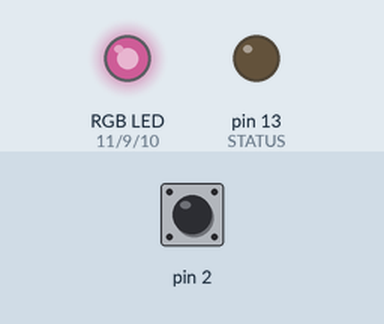
A sketch run on a simulated Arduino Uno, built with avr-gcc and run on an emulated ATmega328P. Parts: an RGB LED mixed from three pins (HIGH = lit), output pins drawn as LEDs (lit = HIGH). The test bench sets the inputs (shaded band); at power-on: pin 2 HIGH. Dim RGB values are drawn brighter than linear.

Above: at 2.75 s.
2.8 s: pin 2 pulled LOW for 0.15 s
At 3.2 s:
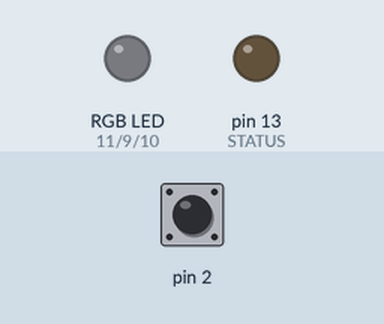
5.9 s: pin 2 pulled LOW for 1 s
At 9.5 s:
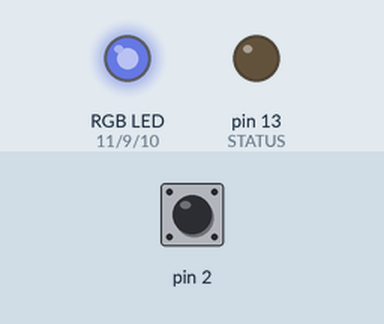
9.9 s: pin 2 pulled LOW for 0.15 s
13.0 s: pin 2 pulled LOW for 3.2 s
At 18.86 s:
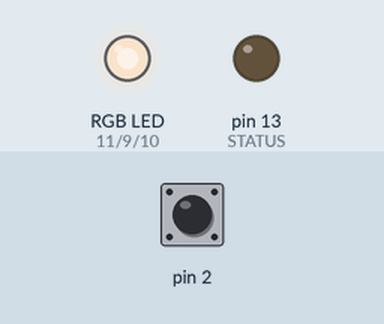
19.0 s: pin 2 pulled LOW for 0.15 s
22.1 s: pin 2 pulled LOW for 1 s
At 26.9 s:
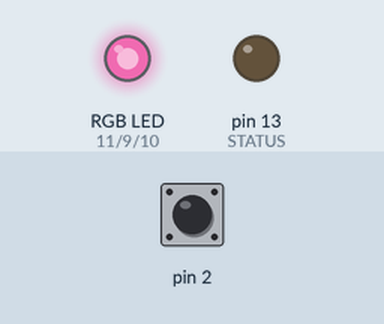
Timing chart, 0 to 35.9 s (numbered marks = the images above; inputs shaded):
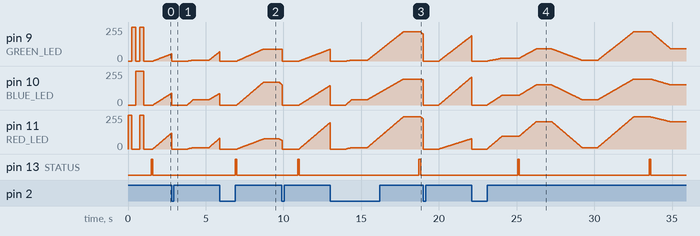

Measured:
- after the input at 13.0 s, pin 13 (STATUS): LOW → HIGH after 5.7 s, → LOW 0.10 s later
- after the input at 22.1 s, pin 13 (STATUS): alternates HIGH for 0.10 s and LOW for 8.4 s, starting after 3.0 s

The sketch:

controller.ino
```cpp
#define RED_LED 11
#define BLUE_LED 10
#define GREEN_LED 9
#define STATUS 13
int brightness = 255;
float gBright = 0;
float rBright = 0;
float bBright = 0;
int fadeSpeed = 10;
int mode = 0;
int maxMode = 2;
bool interruptCalled = false;

void setup() {
  //Setup outputs for LEDs
  pinMode(GREEN_LED, OUTPUT);
  pinMode(RED_LED, OUTPUT);
  pinMode(BLUE_LED, OUTPUT);
  pinMode(STATUS, OUTPUT);

  // Run the blink all leds once
  startup();

  // Setup button and setup interrupt to detect button press
  pinMode(2, INPUT_PULLUP);
  attachInterrupt(digitalPinToInterrupt(2), button, FALLING);
//  Serial.begin(9600);
}

void startup() {
  setColor(0, 0, 0);
  setColor(255, 0, 0);
  delay(250);
  setColor(0, 255, 0);
  delay(250);
  setColor(0, 0, 255);
  delay(250);
  setColor(255, 255, 255);
  delay(250);
  setColor(0, 0, 0);
  delay(500);
}

void button() {
  static unsigned long int last_interrupt_time = 0;
  unsigned long int interrupt_time = millis();
  // If interrupts come faster than 200ms, assume it's a bounce and ignore
  if (interrupt_time - last_interrupt_time > 200) {
    interruptCalled = true;
    mode++;
    if(mode > maxMode) mode = 0;
    last_interrupt_time = interrupt_time;
  }
}

void loop() {
  blinkInternal(100);
//  Serial.println("Running mode " + String(mode));
  switch(mode) {
    case 0:
    contoller1();
    break;
    case 1:
    contoller2();
    break;
    case 2:
    contoller3();
    break;
    case 3:
    contoller4();
    break;
    case 4:
    contoller5();
    break;
    case 5:
    contoller6();
    break;
  }
  // fadeColor(255, 0, 255);
  // delay(1000);
  // fadeColor(127, 0, 0);
  // delay(1000);
  // fadeColor(0, 255, 255);
  // delay(1000);
  // fadeColor(0, 0, 0);
  // digitalWrite(STATUS, HIGH);
  // delay(500);
  // digitalWrite(STATUS, LOW);
}

void blinkInternal(int x) {
  digitalWrite(STATUS, HIGH);
  delay(x);
  digitalWrite(STATUS, LOW);
}

void contoller1() {
  fadeColor(205, 91, 151);
  delay(1000);
  fadeColor(11, 6, 40);
  delay(1000);
  fadeColor(241, 219, 195);
  delay(1000);
}

void contoller2() {
  fadeColor(100, 35, 123);
  delay(1000);
  fadeColor(79, 191, 212);
  delay(1000);
  fadeColor(95, 21, 73);
  delay(1000);
}

void contoller3() {
  fadeColor(76, 90, 171);
  delay(1000);
  fadeColor(24, 81, 76);
  delay(1000);
}

void contoller4() {

}

void contoller5() {

}

void contoller6() {

}

void fadeColor(int r, int g, int b) {
  int rDiff = r - rBright;
  int gDiff = g - gBright;
  int bDiff = b - bBright;
  int totalDiff = max(max(abs(rDiff), abs(bDiff)), abs(gDiff));
  float rScale = (float)rDiff / totalDiff;
  float gScale = (float)gDiff / totalDiff;
  float bScale = (float)bDiff / totalDiff;
  //  Serial.print(String(rDiff) + ' ' + String(bDiff) + ' ' + String(gDiff) + ' ' + String(totalDiff) + '\n');
  for (int i = 0; i < totalDiff; i++) {
    if(interruptCalled) {
      interruptCalled = false;
      setColor(0, 0, 0);
      return;
    };
    // Serial.print(String(rDiff) + ' ' + String(gDiff) + ' ' + String(bDiff) + ' ' + String(totalDiff) + ' ' + String(rScale) + ' ' + String(gScale) + ' ' + String(bScale) + ' ' + String(rBright) + ' ' + String(gBright) + ' ' + String(bBright) + '\n');
    rBright += rScale;
    gBright += gScale;
    bBright += bScale;
    pushColor();
    delay(fadeSpeed);
  }
  rBright = r;
  gBright = g;
  bBright = b;
  pushColor();
}

void setColor(int r, int g, int b) {
  rBright = r;
  gBright = g;
  bBright = b;
  pushColor();
}

void pushColor() {
  analogWrite(RED_LED, (int)rBright);
  analogWrite(BLUE_LED, (int)bBright);
  analogWrite(GREEN_LED, (int)gBright);
}
```
